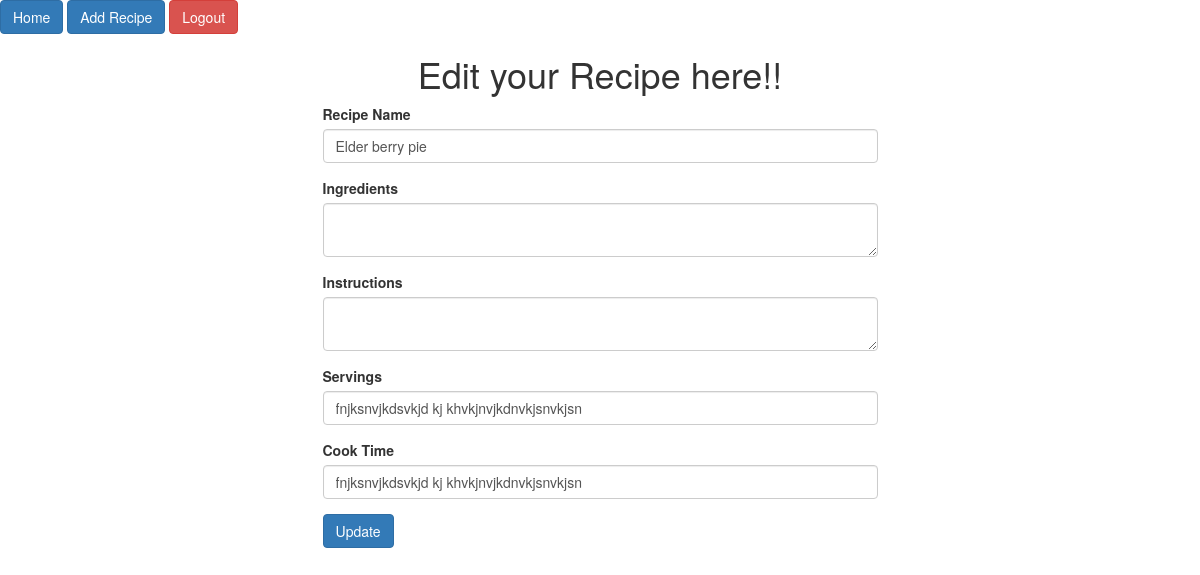
Page /edit_page/6 (signed in) on the committed database.
### user_recipe_app/models.py (models this page shows)
class Recipe(models.Model):
    recipe_name = models.CharField(max_length=255)
    recipe_ingredients = models.TextField()
    recipe_instructions = models.TextField()
    recipe_servings = models.TextField()
    recipe_cook_time = models.TextField()
    created_by_user = models.ForeignKey(User, related_name="recipes", on_delete=models.CASCADE, null=True)
    created_at = models.DateTimeField(auto_now_add=True)
    updated_at = models.DateTimeField(auto_now=True)
    objects = RecipeManager()

### user_recipe_app/views.py (the view)
# urls.py: path('edit_page/<int:recipe_id>', views.update_page, name='update_page'),
def update_page(request, recipe_id):
    if 'user_id' not in request.session:
        return redirect('/')
    this_user = User.objects.filter(id=request.session['user_id'])
    this_recipe = Recipe.objects.filter(id=recipe_id)
    context = {
        'user': this_user[0],
        'one_recipe': this_recipe[0],
    }
    return render(request, 'update_recipe.html', context)

### user_recipe_app/templates/update_recipe.html (shortened to what this page needs)
<!DOCTYPE html>
<html lang="">
    <head>
        <link href="https://maxcdn.bootstrapcdn.com/bootstrap/3.3.7/css/bootstrap.min.css" rel="stylesheet">
    </head>
    <body>
        <nav>
            <a class="btn btn-primary" href="/dashboard">Home</a>
            <a class="btn btn-primary" href="/add_recipe">Add Recipe</a>
            <a class="btn btn-danger" href="/logout" >Logout</a>
        </nav>
        <h1 class="text-center">Edit your Recipe here!!</h1>
        <div class="container">
            <div class="row">
                <div class="col-md-6 col-md-offset-3">
                    <form action="/update_recipe/{{one_recipe.id}}" method="POST" >
                        <div class="form-group">
                            <label for="recipe_name">Recipe Name</label>
                            <input type="text" name="recipe_name" value="{{one_recipe.recipe_name}}" class="form-control" >
                        </div>
                        <div class="form-group">
                            <label for="recipe_ingredients">Ingredients</label>
                            <textarea name="recipe_ingredients" value="{{one_recipe.recipe_ingredients}}" class="form-control"></textarea>
                        </div>
                        <div class="form-group">
                            <label for="recipe_instructions">Instructions</label>
                            <textarea name="recipe_instructions" value="{{one_recipe.recipe_instructions}}" class="form-control"></textarea>
                        </div>
                        <div class="form-group">
                            <label for="recipe_servings">Servings</label>
                            <input type="text" name="recipe_servings" value="{{one_recipe.recipe_servings}}" class="form-control">
                        </div>
                        <div class="form-group">
                            <label for="recipe_cook_time">Cook Time</label>
                            <input type="text" name="recipe_cook_time" value="{{one_recipe.recipe_cook_time}}" class="form-control">
                        </div>
                        <button type="submit" class="btn btn-primary">Update</button>
                    </form>
                </div>
            </div>
        </div>
    </body>
</html>

### rows in the picture
Recipe: recipe_name "Elder berry pie", recipe_servings "fnjksnvjkdsvkjd kj khvkjnvjkdnvkjsnvkjsn", recipe_cook_time "fnjksnvjkdsvkjd kj khvkjnvjkdnvkjsnvkjsn"
